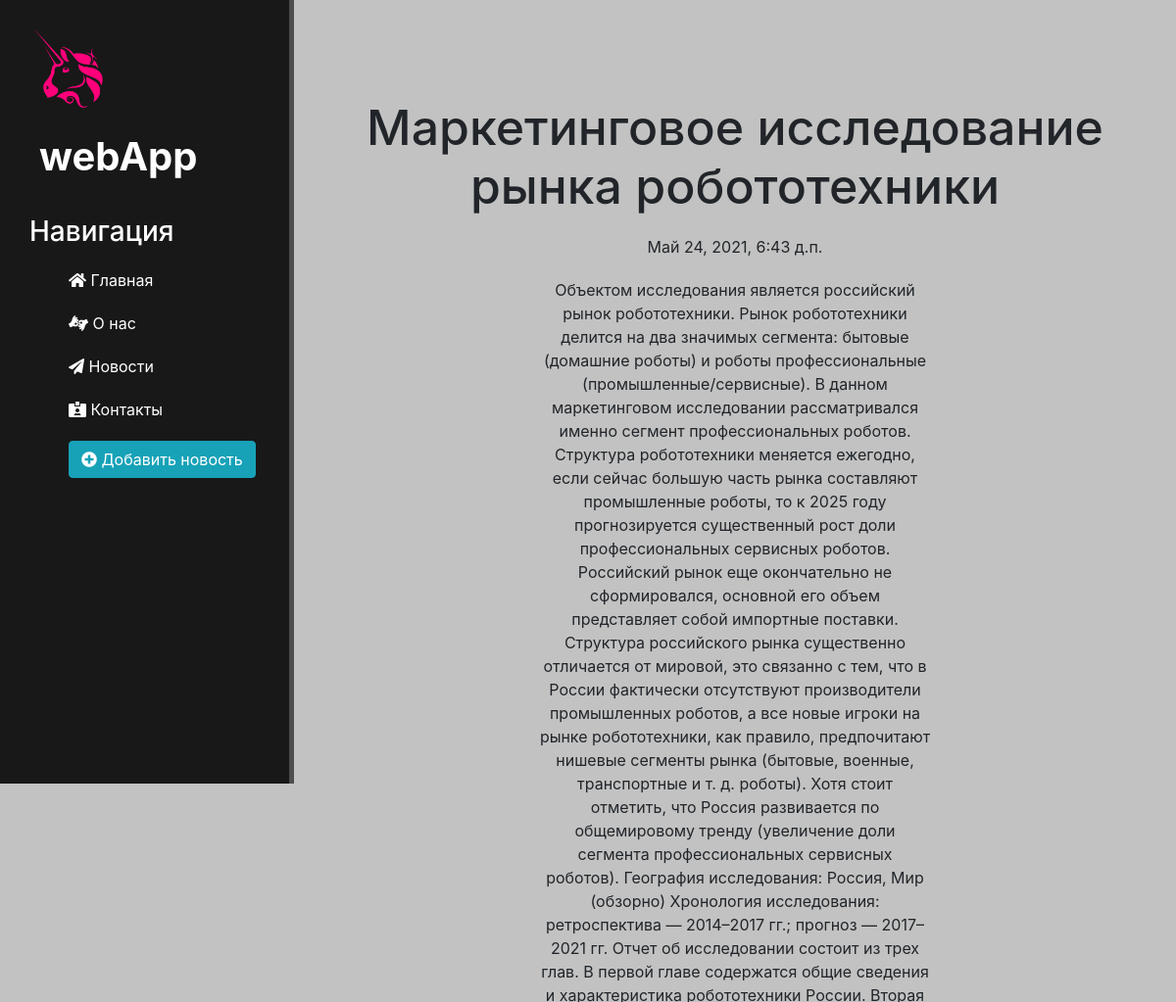
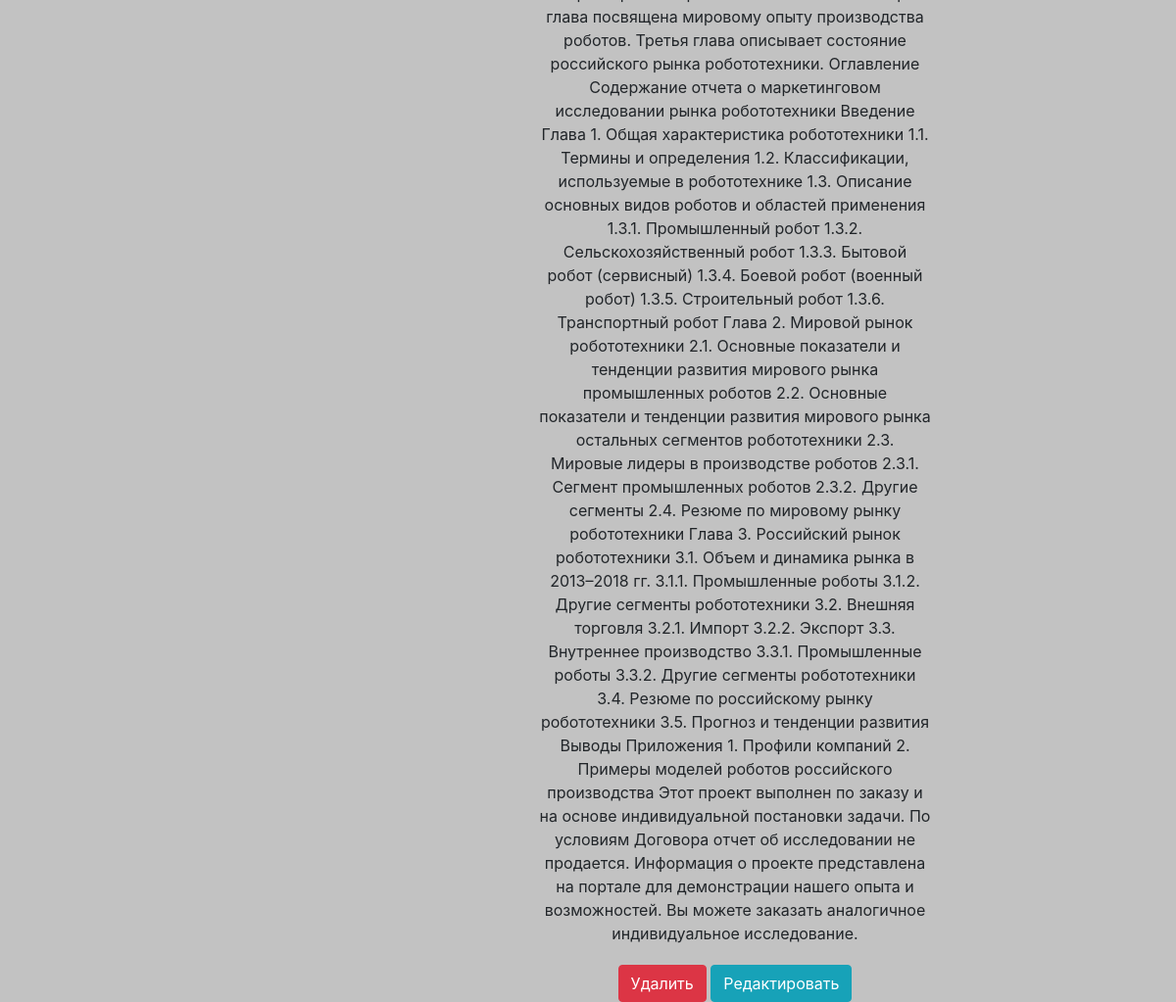
Screenshot of /news/3 with the database file from the repository (2 pictures, top to bottom).
### news/models.py (models this page shows, shortened)
class Articles(models.Model):
    title = models.CharField('Название', max_length=50)
    anons = models.CharField('Анонс', max_length=250)
    full_text = models.TextField('Статья')
    date = models.DateTimeField('Дата публикации')
    class Meta:
        verbose_name = 'Новость'
        verbose_name_plural = 'Новости'

### news/views.py (the view)
# urls.py: path('<int:pk>', views.NewsDetailView.as_view(), name='news-detail'),
class NewsDetailView(DetailView):
    model = Articles
    template_name = 'news/details_view.html'
    context_object_name = 'article'

### news/templates/news/details_view.html (shortened to what this page needs)
{% extends 'main/layout.html' %}
{% block content %}
    <div class="features">
        <h1>{{ article.title }}</h1>
        <p>{{ article.date }}</p>
        <p>{{ article.full_text }}</p>
        <a href="{% url 'news-delete' article.id %}" class="btn btn-danger">Удалить</a>
        <a href="{% url 'news-update' article.id %}" class="btn btn-info">Редактировать</a>
    </div>
{% endblock %}

### main/static/main/css/main.css (style rules this page uses)
body { background: #c2c2c2; }
main .features { float: left; color #fff; margin-top: 100px; text-align: center; width: 75%; }
main .features h1 { font-size: 50px; }
main .features p { max-width: 400px; margin: 20px auto; }

### rows the page displays
Articles: title "Маркетинговое исследование рынка робототехники", date "Май 24, 2021, 6:43 д.п.", full_text "Объектом исследования является российский рынок робототехники. Рынок робототехники делится на два значимых сегмента: бытовые (домашние роботы) и роботы профессиональные (промышленные/сервисные). В данном маркетинговом исследовании рассматривался именно сегмент профессиональных роботов. Структура робототехники меняется ежегодно, если сейчас большую часть рынка составляют промышленные роботы, то к 2025 году прогнозируется существенный рост доли профессиональных сервисных роботов. Российский рынок еще окончательно не сформировался, основной его объем представляет собой импортные поставки. Структура российского рынка существенно отличается от мировой, это связанно с тем, что в России фактически…"
